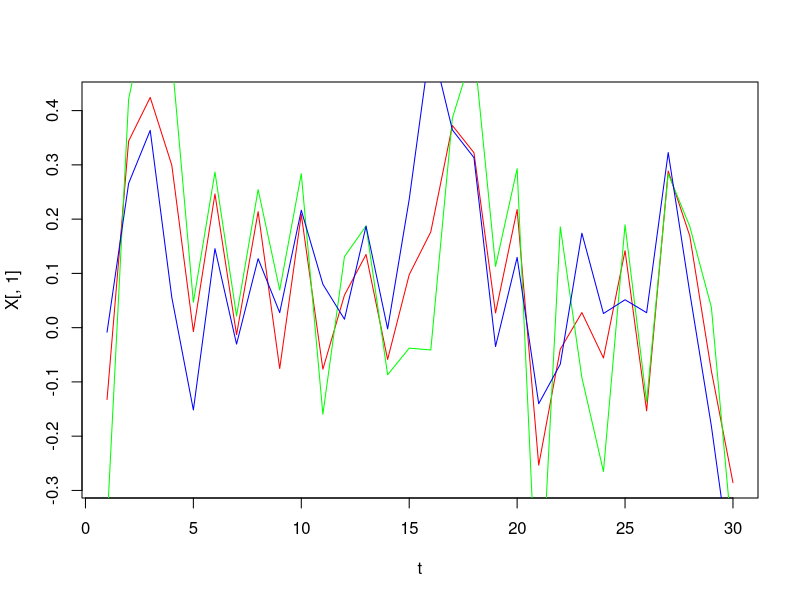
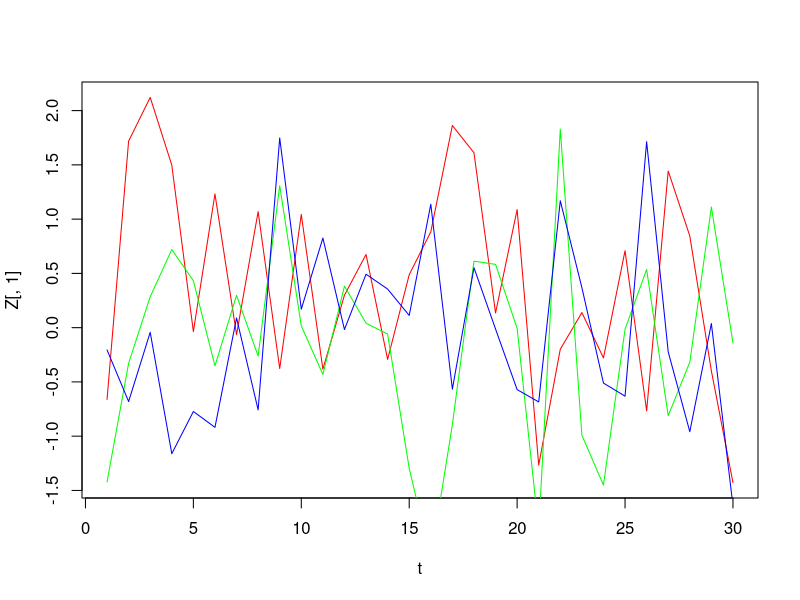

These figures' R source, in order:
#------------------------------------------------------------
# Master DSF - Fundamentos Algebra
# Simulaci?n de n rendimientos normales correlacionados
# Pr?ctica 11
#------------------------------------------------------------

rm(list=ls())

s1 <- 0.2
s2 <- 0.3
s3 <- 0.25
r12 <- 0.9
r13 <- 0.75
r23 <- 0.5
s12 <- r12*s1*s2
s13 <- r13*s1*s3
s23 <- r23*s2*s3

V<- matrix(c(s1^2, s12, s23, s12, s2^2, s23, s13, s23, s3^2),3,3) #matriz de covarianzas. Recorda que es simetrica y tiene autovalores reales
V
V.chol <- chol(V)  #formula para sacar la matriz de choleski. Factoralizacion de la matriz V. 
V.chol

# Comprobaci?n 
V2 <- t(V.chol) %*% V.chol  
V2

nsimul <- 30   #generar 30 datos 

set.seed(14)   #seed sirve para simular datos. Si no se hace esto cada uno obtendra muestras dierentes. Es un modo de tener todos la misma muestra o simulacion
Z <- matrix(rnorm(nsimul*3),nsimul,3) #matriz sirve para simular los activos correlacionados.
Z

Z[,1]
Z[,2]
Z[,3]

#------------------------------------------------------------
# Soluci?n: Matriz de serie temporal de rendimientos correlacionados
#------------------------------------------------------------
X <- Z %*% V.chol

t<-1:nsimul

# Gr?fico temporal de los 3 activos DEPENDIENTES
plot(t, X[,1], type = "l", col="red")
lines(t,X[,2],col="green")
lines(t,X[,3],col="blue")

cov(X)   
V # no coincide exactamente porque se obtiene por simulacion


# Grafico temporal de los 3 activos INDEPENDIENTES
plot(t, Z[,1], type = "l", col="red")
lines(t,Z[,2],col="green")
lines(t,Z[,3],col="blue")

cor(Z)  
